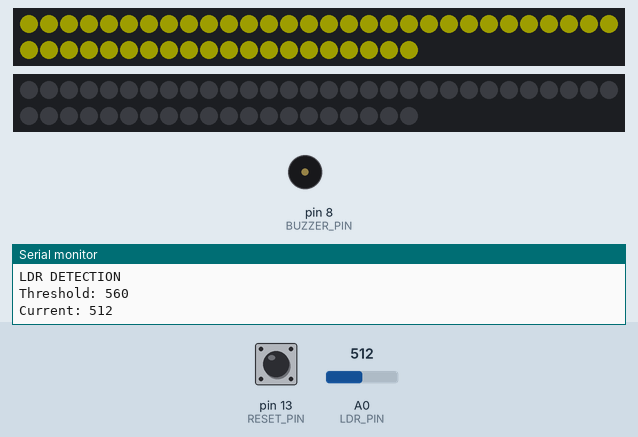
The sketch below on a simulated Arduino Uno, built with avr-gcc and run on an emulated ATmega328P. On the bench: 2 × 50 RGB LEDs in strip order, left to right, continuing on the next row, buzzer (waves = sounding, pin HIGH), the last lines printed to the serial monitor. Inputs (shaded band) come from the test bench; at power-on: A0 (LDR_PIN) = 512, pin 13 (RESET_PIN) HIGH. Dim RGB values are drawn brighter than linear.

Above: at 4.1 s.
4.2 s: A0 (LDR_PIN) set to 543
7.3 s: A0 (LDR_PIN) set to 571
At 7.8 s:
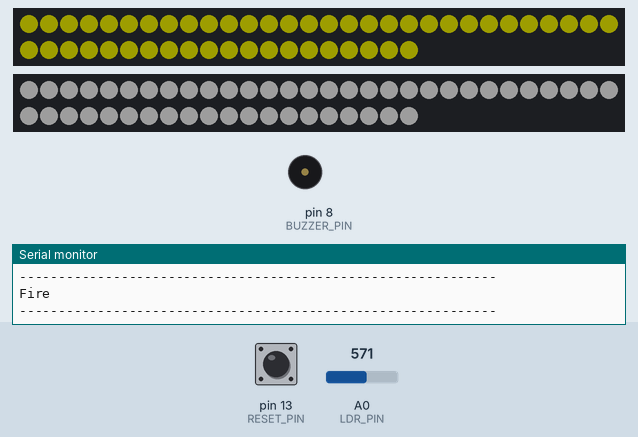
10.4 s: pin 13 (RESET_PIN) pulled LOW for 1 s
At 12.1 s:
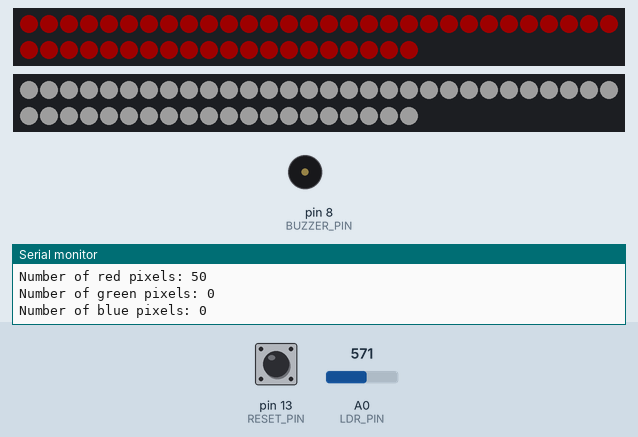
13.8 s: A0 (LDR_PIN) set to 511
At 15.3 s:
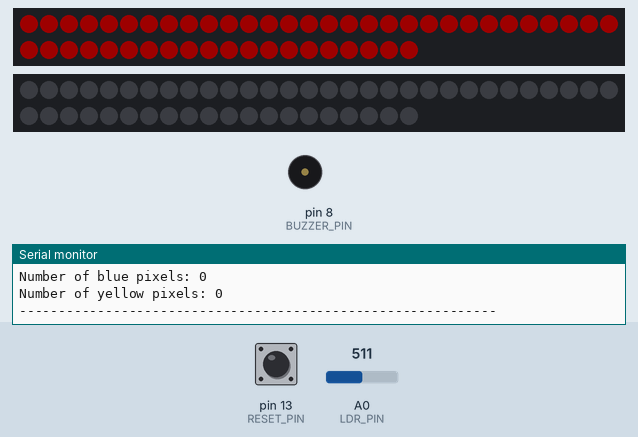
16.9 s: A0 (LDR_PIN) set to 716
At 19.0 s:
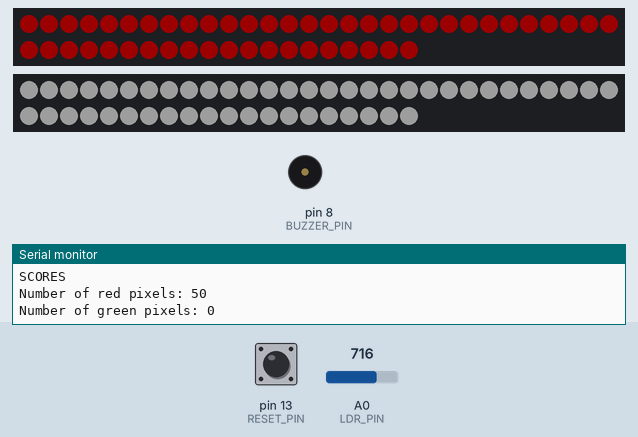
20.0 s: A0 (LDR_PIN) set to 10
At 23.4 s:
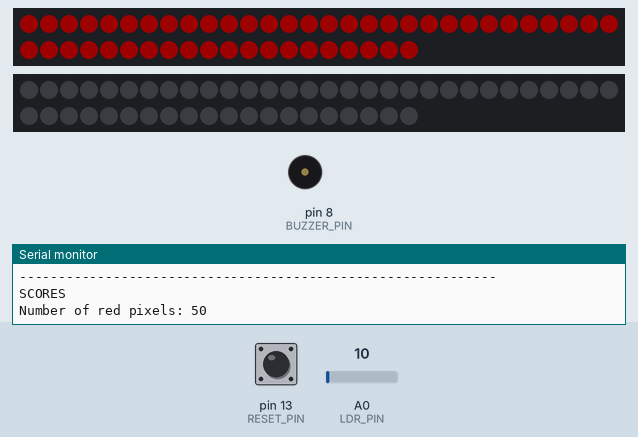
Timing chart, 0 to 24.1 s (numbered marks = the images above; inputs shaded):
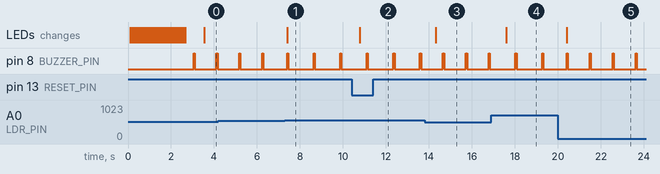

The sketch:

ENITIO18_FINALE.ino
```cpp
#define RED //CHOOSE CLAN: RED GREEN BLUE YELLOW

#include <Arduino.h>
#include <IRremote.h>
#include <Adafruit_NeoPixel.h>
#include <EEPROMex.h>
#include <math.h>

//TODO: Standardise DPS, DEATHPULSE, ATTACK codes from clans

#define LDR_PIN A0
#define HEALTH_PIN 5
#define BUZZER_PIN 8
#define ACTIVATED_PIN 4
#define IR_PIN 11
#define RESET_PIN 13
#define BRIGHTNESS 50
#define LIFE 50           //no. of pixels showing damage ratio
#define ACTIVATED 50      //no. of pixels showing tower is activated
#define DPS 3000          //Damage per second code
#define DEATHPULSE 3001   //Instant-death code
#define ATTACKED_R1 2601  //Weakest attack
#define ATTACKED_R2 2602  //Weak attack
#define ATTACKED_R3 2603  //Strong attack
#define ATTACKED_R4 2604  //Strongest attack 2604
#define ATTACKED_G1 2801
#define ATTACKED_G2 2802
#define ATTACKED_G3 2803
#define ATTACKED_G4 2804
#define ATTACKED_B1 2901
#define ATTACKED_B2 2902
#define ATTACKED_B3 2903
#define ATTACKED_B4 2904
#define ATTACKED_Y1 2701
#define ATTACKED_Y2 2702
#define ATTACKED_Y3 2703
#define ATTACKED_Y4 2704
#define dmg1 1            //Weakest attack damage
#define dmg2 2            //weak attack damage
#define dmg3 5            //Strong attack damage
#define dmg4 10           //Strongest attack damage
#define DEBUG 1           // 1 for DEBUG ; 0 for PLAY

Adafruit_NeoPixel Health_Pixels = Adafruit_NeoPixel(LIFE, HEALTH_PIN, NEO_GRB + NEO_KHZ800);
Adafruit_NeoPixel Activated_Pixels = Adafruit_NeoPixel(ACTIVATED, ACTIVATED_PIN, NEO_GRB + NEO_KHZ800);
IRrecv irrecv(IR_PIN);
IRsend irsend;
decode_results results;

int addr = 0, threshold, avgR = 0, avgG = 0, avgB = 0, avgY = 0;
float R = 0, G = 0, B = 0, Y = 0;
unsigned long previousMillis1 = 0, previousMillis2 = 0, previousMillis3 = 0;
unsigned long red = Health_Pixels.Color(150, 0, 0), green = Health_Pixels.Color(0, 150, 0), blue = Health_Pixels.Color(0, 0, 150), yellow = Health_Pixels.Color(150, 150, 0);

//Get threshold before game starts
int getThreshold(int pin, int samples, float multiplier)
{
  unsigned long reading = 0;
  for (int i = 0; i < samples; i++)
  {
    reading += analogRead(pin);
  }
  reading = reading / samples;
  return reading * multiplier;
}

//Determine if tower is attacked or not
boolean isShot(int pin, int threshold)
{
  threshold += 100;
  #if DEBUG
    Serial.println("LDR DETECTION");
    Serial.print("Threshold: ");
    Serial.println(threshold);
    Serial.print("Current: ");
    Serial.println(analogRead(pin));
    Serial.println("-------------------------------------------------------------");
  #endif
  if (analogRead(pin) > threshold)
  {
  #if DEBUG
    Serial.println("Tower Activated");
    Serial.println("-------------------------------------------------------------");
  #endif
    return true;
  }
  else
    return false;
}

//ColourWipe animation
void colorWipe(uint32_t c, uint8_t wait)
{
  for (uint16_t i = 0; i < Health_Pixels.numPixels(); i++)
  {
    Health_Pixels.setPixelColor(i, c);
    Health_Pixels.show();
    delay(wait);
  }
}

//Tower activated indication
void activated()
{
  noInterrupts();
  for (int i = 0; i < ACTIVATED; i++)
  {
    Activated_Pixels.setPixelColor(i, Activated_Pixels.Color(150, 150, 150));
  }
  Activated_Pixels.show();
  interrupts();
}

//Tower deactivated indication
void deactivated()
{
  noInterrupts();
  for (int i = 0; i < ACTIVATED; i++)
  {
    Activated_Pixels.setPixelColor(i, Activated_Pixels.Color(0, 0, 0));
  }
  Activated_Pixels.show();
  interrupts();
}

//Read Scores
void readScores()
{
  #if DEBUG
  Serial.println("Reading Past Scores");
  Serial.println("-------------------------------------------------------------");
  #endif

  R = EEPROM.readInt(addr);
  addr += sizeof(int);
  G = EEPROM.readInt(addr);
  addr += sizeof(int);
  B = EEPROM.readInt(addr);
  addr += sizeof(int);
  Y = EEPROM.readInt(addr);
  addr = 0;
}

//Update Scores
void updateScores(int A, int B, int C, int D)
{

  #if DEBUG
  Serial.println("updating Scores");
  Serial.println("-------------------------------------------------------------");
  #endif

  EEPROM.updateInt(addr, A);
  addr += sizeof(int);
  EEPROM.updateInt(addr, B);
  addr += sizeof(int);
  EEPROM.updateInt(addr, C);
  addr += sizeof(int);
  EEPROM.updateInt(addr, D);
  addr = 0;
}

void setup()
{
  pinMode(LDR_PIN, INPUT);
  pinMode(IR_PIN, INPUT);
  pinMode(BUZZER_PIN, OUTPUT);
  pinMode(RESET_PIN, INPUT_PULLUP);
  pinMode(HEALTH_PIN, OUTPUT);
  pinMode(ACTIVATED_PIN, OUTPUT);

  Health_Pixels.begin();
  Health_Pixels.setBrightness(BRIGHTNESS);
  Activated_Pixels.begin();
  Activated_Pixels.setBrightness(BRIGHTNESS);

  #if DEBUG
    Serial.begin(9600);
  #endif

  //Enable IR
  #if DEBUG
    Serial.println("-------------------------------------------------------------");
    Serial.println("Enabling IR");
  #endif
  irrecv.enableIRIn();
  #if DEBUG
    Serial.println("IR Enabled");
    Serial.println("-------------------------------------------------------------");
  #endif

  //HealthBar animation
  #if DEBUG
    Serial.println("Filling HealthBar");
  #endif
  #ifdef RED
    colorWipe(red, 50);
  #endif
  #ifdef GREEN
    colorWipe(green, 50);
  #endif
  #ifdef BLUE
    colorWipe(blue, 50);
  #endif
  #ifdef YELLOW
    colorWipe(yellow, 50);
  #endif
  #if DEBUG
    Serial.println("HealthBar filled");
    Serial.println("-------------------------------------------------------------");
  #endif

  //Obtain threshold
  #if DEBUG
    Serial.println("Obtaining threshold");
  #endif
  threshold = getThreshold(LDR_PIN, 100, 0.9);
  #if DEBUG
    Serial.println("Threshold obtained");
    Serial.println("-------------------------------------------------------------");
  #endif

  addr = EEPROM.getAddress(sizeof(int));  //Initialise the addr for Arduino hard drive memory

  readScores(); //Read past scores
}

void loop()
{
  bool value = isShot(LDR_PIN, threshold);
  unsigned long currentMillis1 = millis(), currentMillis2 = millis(), currentMillis3 = millis();
  const unsigned resultLength = results.bits;
	const unsigned resultsValue = results.value;

  if (!digitalRead(RESET_PIN))
  {
    #if DEBUG
      Serial.println("RESET");
    #endif
    #ifdef RED
      R = 1000;
      G = 0;
      B = 0;
      Y = 0;
    #endif
    #ifdef GREEN
      R = 0;
      G = 1000;
      B = 0;
      Y = 0;
    #endif
    #ifdef BLUE
      R = 0;
      G = 0;
      B = 1000;
      Y = 0;
    #endif
    #ifdef YELLOW
      R = 0;
      G = 0;
      B = 0;
      Y = 1000;
    #endif
  }

  //When no laser hitting LDR
  if (value == 0)
  {
    deactivated(); //deactivate the white neopixels
  }

  //When laser is hitting LDR
  //Incur damage when shot according to type of attack
  if (value == 1)
  {
    activated();  //light up the white neopixels to show that it can now be attacked
    if (irrecv.decode(&results))
    {
      const unsigned resultsLength = results.bits;
		  const unsigned resultsValue = results.value;
      #if DEBUG
        Serial.println();
        Serial.print("DMG received! ");
        Serial.print("Damage code: ");
        Serial.println(resultsValue);
        Serial.println("-------------------------------------------------------------");
      #endif
      irrecv.resume(); // Receive the next value
		  irrecv.enableIRIn();
      if(resultsLength <= 16){
        switch (resultsValue)
        {
          case ATTACKED_R1:
            R += dmg1;
            break;
          case ATTACKED_G1:
            G += dmg1;
            break;
          case ATTACKED_B1:
            B += dmg1;
            break;
          case ATTACKED_Y1:
            Y += dmg1;
            break;
          case ATTACKED_R2:
            R += dmg2;
            break;
          case ATTACKED_G2:
            G += dmg2;
            break;
          case ATTACKED_B2:
            B += dmg2;
            break;
          case ATTACKED_Y2:
            Y += dmg2;
            break;
          case ATTACKED_R3:
            R += dmg3;
            break;
          case ATTACKED_G3:
            G += dmg3;
            break;
          case ATTACKED_B3:
            B += dmg3;
            break;
          case ATTACKED_Y3:
            Y += dmg3;
            break;
          case ATTACKED_R4:
            R += dmg4;
            break;
          case ATTACKED_G4:
            G += dmg4;
            break;
          case ATTACKED_B4:
            B += dmg4;
            break;
          case ATTACKED_Y4:
            Y += dmg4;
            break;
          default:
            delay(50);
            break;
        }
      }
    }
  }

  //Ratio of damage dealt
  avgR = roundf((R/(R+G+B+Y))*LIFE);
  avgG = roundf(((G/(R+G+B+Y))*LIFE)+avgR);
  avgB = roundf(((B/(R+G+B+Y))*LIFE)+avgG);
  avgY = roundf(((Y/(R+G+B+Y))*LIFE)+avgB);

  //Tower attacking
  if (currentMillis1 - previousMillis1 >= 1000)
  {
    previousMillis1 = currentMillis1;

    //Buzzer Beep
    digitalWrite(BUZZER_PIN, HIGH);
    delay(50);
    digitalWrite(BUZZER_PIN, LOW);

    //Tower fires
    #if DEBUG
      Serial.println("Fire");
      Serial.println("-------------------------------------------------------------");
    #endif
    for (int m = 0; m < 3; m++)
    {
      irsend.sendSony(DPS, 12);
      delay(40);
    }
    irrecv.enableIRIn();
    irrecv.resume();
  }

  //Tower death pulse
  if (currentMillis2 - previousMillis2 >= 30000)
  {
    previousMillis2 = currentMillis2;

    //Buzzer warning
    for (int x = 0; x < 20; x++)
    {
      digitalWrite(BUZZER_PIN, HIGH);
      delay(50);
      digitalWrite(BUZZER_PIN, LOW);
      delay(50);
    }
    delay(1000);

    //Tower fires
    #if DEBUG
      Serial.println("Deathpulse");
      Serial.println("-------------------------------------------------------------");
    #endif
    for (int m = 0; m < 3; m++)
    {
      irsend.sendSony(DEATHPULSE, 12);
      delay(40);
    }
    irrecv.enableIRIn();
    irrecv.resume();
  }

  delay(100);

  //Neopixels depict ratio of damage dealt by clan
  noInterrupts();
  for (int i = 0 ; i < LIFE ; i++)
  {
    if (i < avgR)
    {
      Health_Pixels.setPixelColor(i, red);
    }
    else if (i < avgG){
      Health_Pixels.setPixelColor(i, green);
    }
    else if(i < avgB){
      Health_Pixels.setPixelColor(i, blue);
    }
    else{
      Health_Pixels.setPixelColor(i, yellow);
    }
  }

  Health_Pixels.show();

  interrupts();
  irrecv.resume();
  irrecv.enableIRIn();

  #if DEBUG
    Serial.println("SCORES");
    Serial.print("Number of red pixels: ");
    Serial.println(avgR);
    Serial.print("Number of green pixels: ");
    Serial.println(avgG - avgR);
    Serial.print("Number of blue pixels: ");
    Serial.println(avgB - avgG);
    Serial.print("Number of yellow pixels: ");
    Serial.println(avgY - avgB);
    Serial.println("-------------------------------------------------------------");
  #endif

  //Update Scores
  if (currentMillis3 - previousMillis3 >= 90000)
  {
    previousMillis3 = currentMillis3;
    updateScores(R, G, B, Y);
  }
}
```

Measured:
- the behaviour switches between 560 and 561 on A0 (LDR_PIN) (found by bisection; images 0 and 1)
- after the input at 7.3 s, the LEDs: change after 0.10 s (image 1)
- after the input at 10.4 s, the LEDs: change after 0.39 s (image 2)
- after the input at 13.8 s, the LEDs: change after 0.52 s (image 3)
- after the input at 16.9 s, the LEDs: change after 0.71 s (image 4)
- after the input at 20.0 s, the LEDs: change after 0.41 s (image 5)
- by itself, pin 8 (BUZZER_PIN): alternates HIGH for 0.05 s and LOW for 1.0 s
